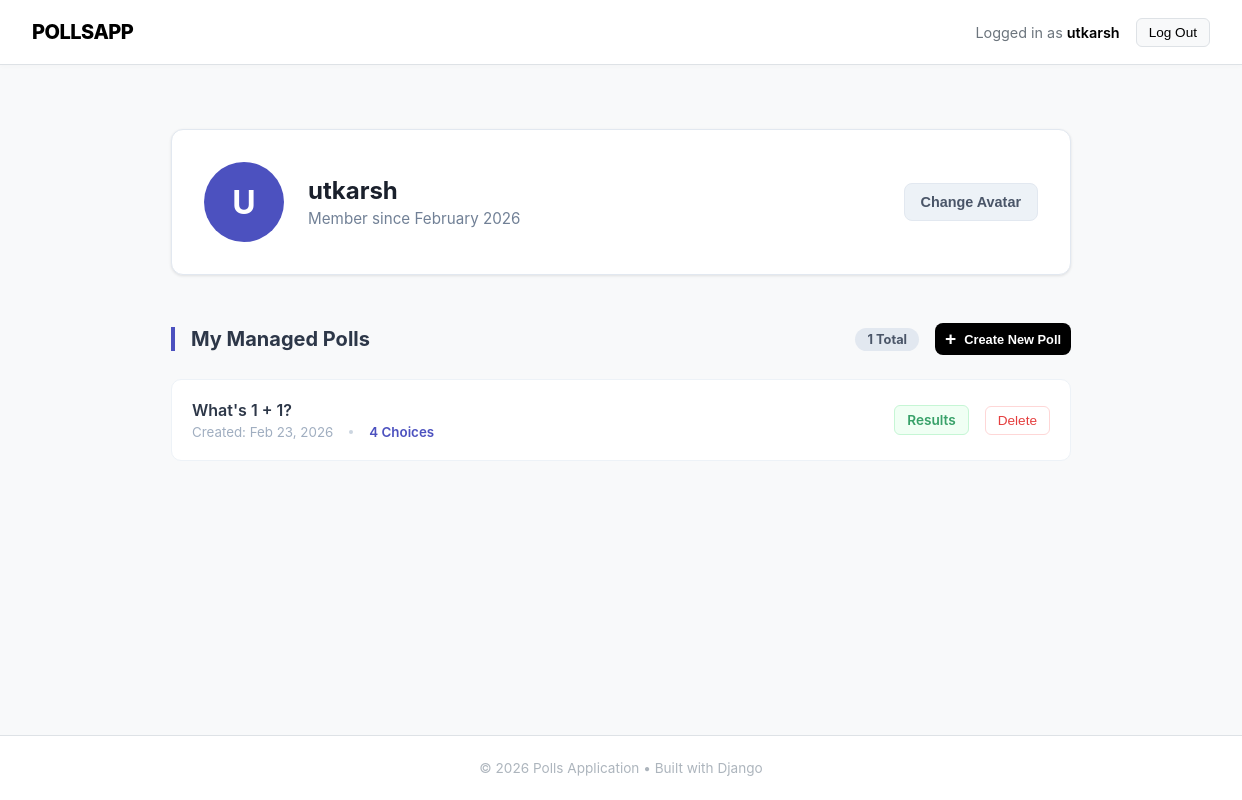
The app's page /polls/user/utkarsh (signed in), older data.
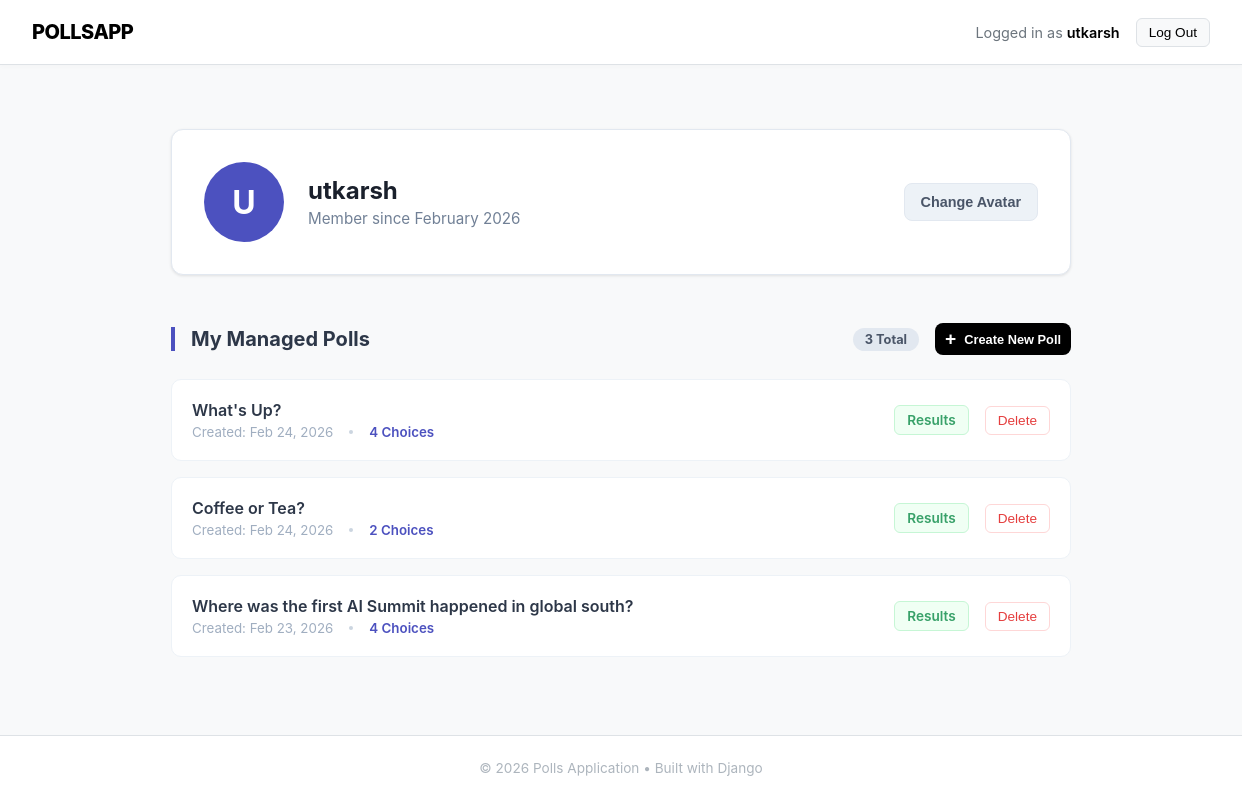
The same page, newer data.
### polls/models.py (models this page shows, shortened)
class Question(models.Model):
    question_text = models.CharField(max_length=200)
    pub_date = models.DateTimeField("date published")
    views=models.IntegerField(default=0)
    user = models.ForeignKey(
        User,
        on_delete=models.CASCADE,
        null=False
    )

### polls/views.py (the view)
# urls.py: path("user/<str:username>", login_required(views.user_page), name="user_page"),
def user_page(request, username):
    return render(request, "polls/user_page.html", {"user_polls": Question.objects.filter(user=request.user).order_by("-pub_date")})

### polls/templates/polls/user_page.html (shortened to what this page needs)
{% extends "polls/base.html" %}
{% block content %}
<div style="max-width: 900px; margin: 2rem auto; font-family: -apple-system, BlinkMacSystemFont, 'Segoe UI', Roboto, sans-serif;">
    <div style="background-color: #ffffff; border: 1px solid #e2e8f0; border-radius: 12px; padding: 2rem; display: flex; align-items: center; justify-content: space-between; box-shadow: 0 1px 3px rgba(0,0,0,0.1);">
        <div style="display: flex; align-items: center; gap: 1.5rem;">
            <div style="width: 80px; height: 80px; background-color: #4c51bf; color: white; border-radius: 50%; display: flex; align-items: center; justify-content: center; font-size: 2rem; font-weight: bold;">
                {{ user.username|slice:":1"|upper }}
            </div>
            <div>
                <h2 style="margin: 0; font-size: 1.5rem; color: #1a202c;">{{ user.username }}</h2>
                <p style="margin: 4px 0 0 0; color: #718096; font-size: 0.95rem;">
                    Member since {{ user.date_joined|date:"F Y" }}
                </p>
            </div>
        </div>
        <div>
            <form action="" method="post" enctype="multipart/form-data">
                <button type="button" style="background-color: #edf2f7; color: #4a5568; border: 1px solid #e2e8f0; padding: 10px 16px; border-radius: 8px; font-weight: 600; cursor: pointer; font-size: 0.9rem;">
                    Change Avatar
                </button>
            </form>
        </div>
    </div>
    <div style="margin-top: 3rem; margin-bottom: 1.5rem; display: flex; align-items: center; justify-content: space-between;">
        <h3 style="margin: 0; font-size: 1.25rem; color: #2d3748; border-left: 4px solid #4c51bf; padding-left: 1rem;">
            My Managed Polls
        </h3>
        <div style="display: flex; align-items: center; justify-content: space-between; gap: 1rem">
            <span style="background: #e2e8f0; padding: 4px 12px; border-radius: 20px; font-size: 0.8rem; font-weight: 700; color: #4a5568;">
                {{ user_polls|length }} Total
            </span>
            <form action="{% url 'polls:create_poll' %}">
                <button style="background-color: black; color: white; border: none; padding: 5px 10px; border-radius: 8px; font-weight: 600; cursor: pointer; display: flex; align-items: center; gap: 8px; font-size: 0.8rem; transition: opacity 0.2s;">
                    <span style="font-size: 1.2rem;">+</span> Create New Poll
                </button>
            </form>
        </div>
    </div>
    {% if user_polls %}
        <div style="display: flex; flex-direction: column; gap: 1rem;">
            {% for poll in user_polls %}
                <div style="background: white; border: 1px solid #edf2f7; border-radius: 10px; padding: 1.25rem; display: flex; justify-content: space-between; align-items: center; transition: transform 0.2s;">
                    <div>
                        <h4 style="margin: 0 0 4px 0;">
                            <a href="{% url 'polls:detail' poll.id %}" style="text-decoration: none; color: #2d3748; font-weight: 600;">
                                {{ poll.question_text }}
                            </a>
                        </h4>
                        <div style="display: flex; gap: 1rem; align-items: center;">
                            <small style="color: #a0aec0;">Created: {{ poll.pub_date|date:"M d, Y" }}</small>
                            <span style="height: 4px; width: 4px; background: #cbd5e0; border-radius: 50%;"></span>
                            <small style="color: #4c51bf; font-weight: 600;">{{ poll.choice_set.count }} Choices</small>
                        </div>
                    </div>
                    <div style="display: flex; align-items: center; gap: 1rem;">
                        <a href="{% url 'polls:results' poll.id %}" style="text-decoration: none; font-size: 0.85rem; color: #38a169; font-weight: 600; padding: 6px 12px; border: 1px solid #c6f6d5; border-radius: 6px; background: #f0fff4;">
                            Results
                        </a>
                        <form method="post" action="{% url 'polls:delete_poll' poll.id %}" onsubmit="return confirm('Delete this poll forever?');" style="margin: 0;">
                            <button style="font-size: 0.85rem; color: #e53e3e; background: none; border: 1px solid #fed7d7; padding: 6px 12px; border-radius: 6px; cursor: pointer; font-weight: 500;">
                                Delete
                            </button>
                        </form>
                    </div>
                </div>
            {% endfor %}
        </div>
    {% endif %}
</div>
{% endblock %}

### polls/templates/polls/base.html (shortened to what this page needs)
{% load static %}
<!DOCTYPE html>
<html lang="en" style="height: 100%;">
<head>
</head>
<body style="margin: 0; padding: 0; display: flex; flex-direction: column; min-height: 100vh; font-family: -apple-system, BlinkMacSystemFont, 'Segoe UI', Roboto, Helvetica, Arial, sans-serif; background-color: #f8f9fa; color: #212529;">
    <header style="background-color: #ffffff; border-bottom: 1px solid #dee2e6; height: 4rem; padding: 0 2rem; display: flex; align-items: center; justify-content: space-between; box-shadow: 0 2px 4px rgba(0,0,0,0.02); z-index: 1000;">
        <a href="{% url 'polls:index' %}" style="text-decoration: none; color: black; font-weight: 800; font-size: 1.25rem; letter-spacing: -0.5px;">
            POLLS<span style="color: black;">APP</span>
        </a>
        <nav style="display: flex; align-items: center; gap: 1.5rem;">
            {% if user.is_authenticated %}
                <div style="display: flex; align-items: center; gap: 1rem;">
                    <span style="font-size: 0.9rem; color: #6c757d;">
                        Logged in as <a href="{% url 'polls:user_page' user.username %}" style="color: black; text-decoration: none; font-weight: 600;">{{ user.username }}</a>
                    </span>
                    <form method="post" action="{% url 'logout' %}" style="margin: 0;">
                        <button type="submit" style="background-color: #f8f9fa; border: 1px solid #dee2e6; padding: 6px 12px; border-radius: 6px; cursor: pointer; font-size: 0.85rem; font-weight: 500; transition: all 0.2s;">
                            Log Out
                        </button>
                    </form>
                </div>
            {% endif %}
        </nav>
    </header>
    <main style="flex: 1; width: 100%; max-width: 1200px; margin: 0 auto; padding: 2rem 1rem;">
        {% block content %}
        {% endblock %}
    </main>
    <footer style="background-color: #ffffff; border-top: 1px solid #dee2e6; padding: 1.5rem 0; text-align: center; margin-top: auto;">
        <p style="margin: 0; color: #adb5bd; font-size: 0.85rem;">
            &copy; 2026 Polls Application &bull; Built with Django
        </p>
    </footer>
</body>
</html>

Row changes from the older to the newer data that the page shows:
removed Question: question_text "What's 1 + 1?", pub_date "Feb 23, 2026", choice_set.count "4"
added Question: question_text "What's Up?", pub_date "Feb 24, 2026", choice_set.count "4"
added Question: question_text "Coffee or Tea?", pub_date "Feb 24, 2026", choice_set.count "2"
added Question: question_text "Where was the first AI Summit happened in global south?", pub_date "Feb 23, 2026", choice_set.count "4"
Text that changed along with them:
{{ user_polls|length }}: "1" → "3"
